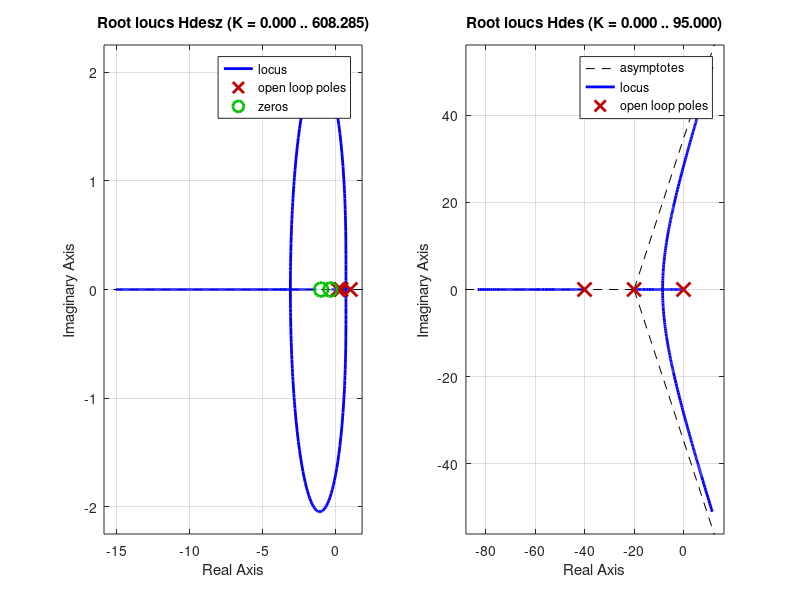
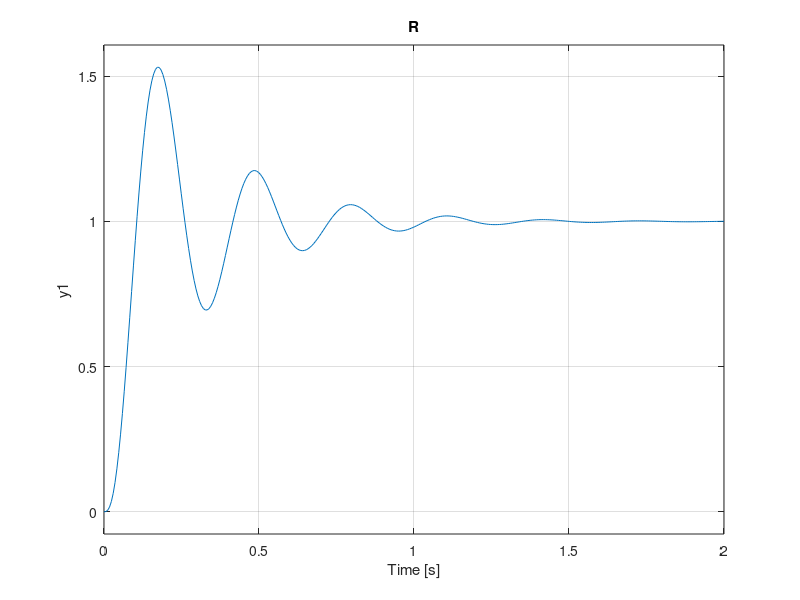

The MATLAB source for these figures, in order:
Ts = 5e-2;
Hc = tf(1,[1 0]);
Hcz = c2d(Hc,Ts,'tustin');
Hp = zpk([],[-20 -40],2400);
Hpz = c2d(Hp,Ts,'zoh');
Hdesz = Hcz*Hpz;
subplot(1,2,1); rlocus(Hdesz);
Hdes = Hc*Hp;
subplot(1,2,2); rlocus(Hdes);

%%
k = [0.5 1.03 8 9.3];
n = ["OVERDAMPED", "CRITICALLY DAMPED", "UNDERDAMPED", "UNDAMPED"];
figure;
for i = 1:length(k)
    subplot(4,1,i); 
    hold on;
    step(feedback(k(i)*Hdesz,1));
    step(feedback(k(i)*Hdes,1));
    hold off;
    title(n(i));
end